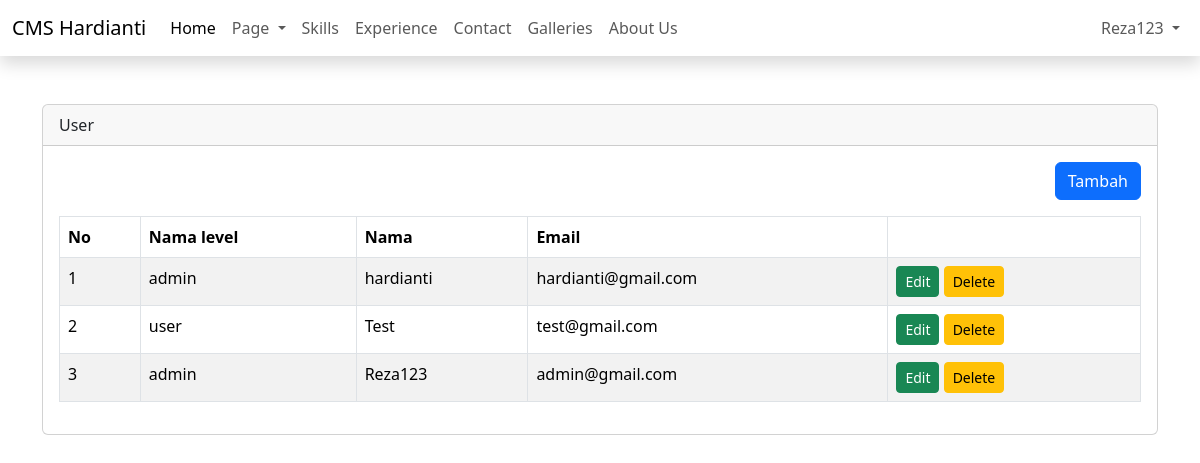
Before: /admin/dashboard.php?page=user (signed in) with the older database file.
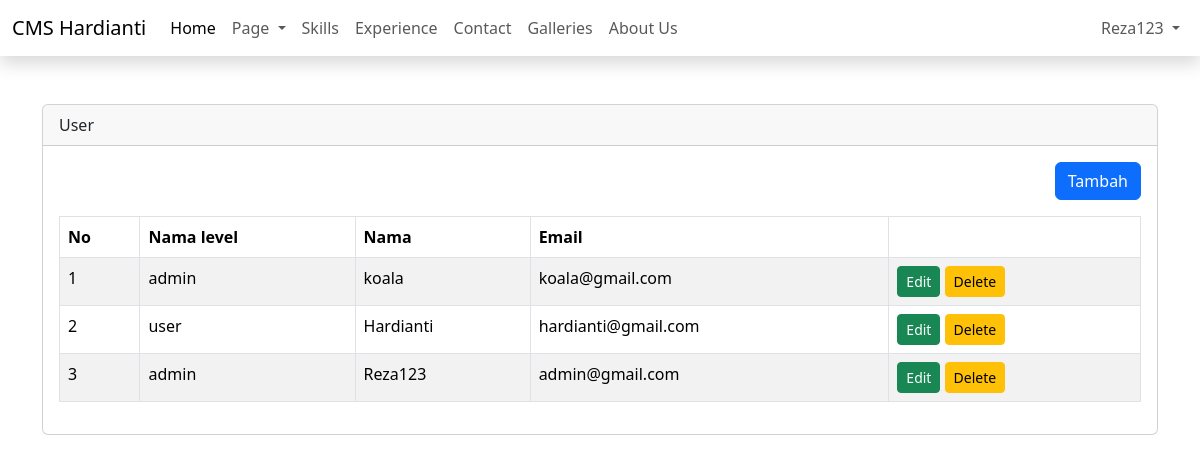
After: the same page with the newer database file.
### tables this page shows
CREATE TABLE `users` (
  `id` int(11) NOT NULL,
  `id_level` int(11) DEFAULT NULL,
  `name` varchar(50) NOT NULL,
  `email` varchar(50) NOT NULL,
  `password` varchar(100) NOT NULL,
  `created_at` timestamp NOT NULL DEFAULT current_timestamp(),
  `updated_at` timestamp NULL DEFAULT NULL ON UPDATE current_timestamp(),
  `deleted_at` tinyint(4) NOT NULL
);

CREATE TABLE `levels` (
  `id` int(11) NOT NULL,
  `name_level` varchar(25) DEFAULT NULL
);

### admin/content/user.php (the view, shortened to what this page needs)
<?php
include 'config/koneksi.php';
$query = mysqli_query($config, "SELECT levels.name_level, users.* FROM users
left join levels on levels.id = users.id_level
ORDER BY users.id DESC");
$row = mysqli_fetch_all($query, MYSQLI_ASSOC);
?>
<div class="table-responsive">
    <div align="right" class="mb-3">
        <a href="?page=tambah-user" class="btn btn-primary">Tambah</a>
    </div>
    <table class="table table-bordered table-striped" id="table">
        <thead>
            <tr>
                <th>No</th>
                <th>Nama level</th>
                <th>Nama</th>
                <th>Email</th>
                <th></th>
            </tr>
        </thead>
        <tbody>
            <?php $i = 1;
            foreach ($row as $key => $data): ?>
                <tr>
                    <td><?= $key + 1 ?></td>
                    <td><?= $data['name_level'] ?></td>
                    <td><?= $data['name'] ?></td>
                    <td><?= $data['email'] ?></td>
                    <td>
                        <a href="?page=tambah-user&edit=<?php echo $data['id'] ?>" class="btn btn-success btn-sm">Edit</a>
                        <a onclick="return confirm('Are you sure??')"
                            href="?page=user&delete=<?php echo $data['id'] ?>" class="btn btn-warning btn-sm">Delete</a>
                    </td>
                </tr>
            <?php endforeach ?>
        </tbody>
    </table>
</div>

Changed rows visible on the page:
changed users: name "hardianti" → "koala"; email "hardianti@gmail.com" → "koala@gmail.com"
changed users "user": name "Test" → "Hardianti"; email "test@gmail.com" → "hardianti@gmail.com"
